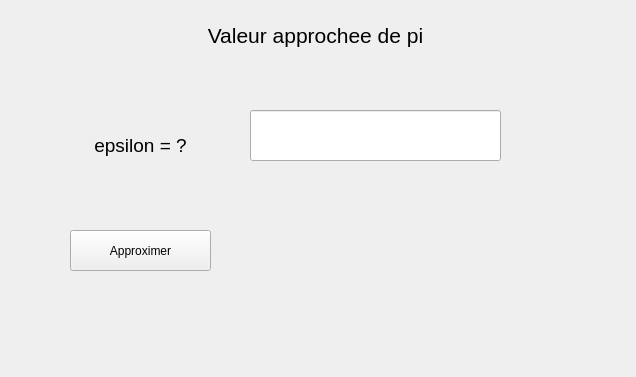
<?xml version="1.0" encoding="UTF-8"?>
<ui version="4.0">
 <class>Form</class>
 <widget class="QWidget" name="Form">
  <property name="geometry">
   <rect>
    <x>0</x>
    <y>0</y>
    <width>636</width>
    <height>377</height>
   </rect>
  </property>
  <property name="windowTitle">
   <string>Form</string>
  </property>
  <widget class="QLabel" name="label">
   <property name="geometry">
    <rect>
     <x>0</x>
     <y>0</y>
     <width>631</width>
     <height>71</height>
    </rect>
   </property>
   <property name="text">
    <string>&lt;html&gt;&lt;head/&gt;&lt;body&gt;&lt;p align=&quot;center&quot;&gt;&lt;span style=&quot; font-size:16pt;&quot;&gt;Valeur approchee de pi&lt;/span&gt;&lt;/p&gt;&lt;/body&gt;&lt;/html&gt;</string>
   </property>
  </widget>
  <widget class="QLabel" name="label_2">
   <property name="geometry">
    <rect>
     <x>70</x>
     <y>120</y>
     <width>141</width>
     <height>51</height>
    </rect>
   </property>
   <property name="text">
    <string>&lt;html&gt;&lt;head/&gt;&lt;body&gt;&lt;p align=&quot;center&quot;&gt;&lt;span style=&quot; font-size:14pt;&quot;&gt;epsilon = ?&lt;/span&gt;&lt;/p&gt;&lt;/body&gt;&lt;/html&gt;</string>
   </property>
  </widget>
  <widget class="QLineEdit" name="zone">
   <property name="geometry">
    <rect>
     <x>250</x>
     <y>110</y>
     <width>251</width>
     <height>51</height>
    </rect>
   </property>
  </widget>
  <widget class="QPushButton" name="button">
   <property name="geometry">
    <rect>
     <x>70</x>
     <y>230</y>
     <width>141</width>
     <height>41</height>
    </rect>
   </property>
   <property name="text">
    <string>Approximer</string>
   </property>
  </widget>
  <widget class="QLabel" name="res">
   <property name="geometry">
    <rect>
     <x>270</x>
     <y>210</y>
     <width>251</width>
     <height>81</height>
    </rect>
   </property>
   <property name="text">
    <string>&lt;html&gt;&lt;head/&gt;&lt;body&gt;&lt;p align=&quot;center&quot;&gt;&lt;br/&gt;&lt;/p&gt;&lt;/body&gt;&lt;/html&gt;</string>
   </property>
  </widget>
 </widget>
 <resources/>
 <connections/>
</ui>
